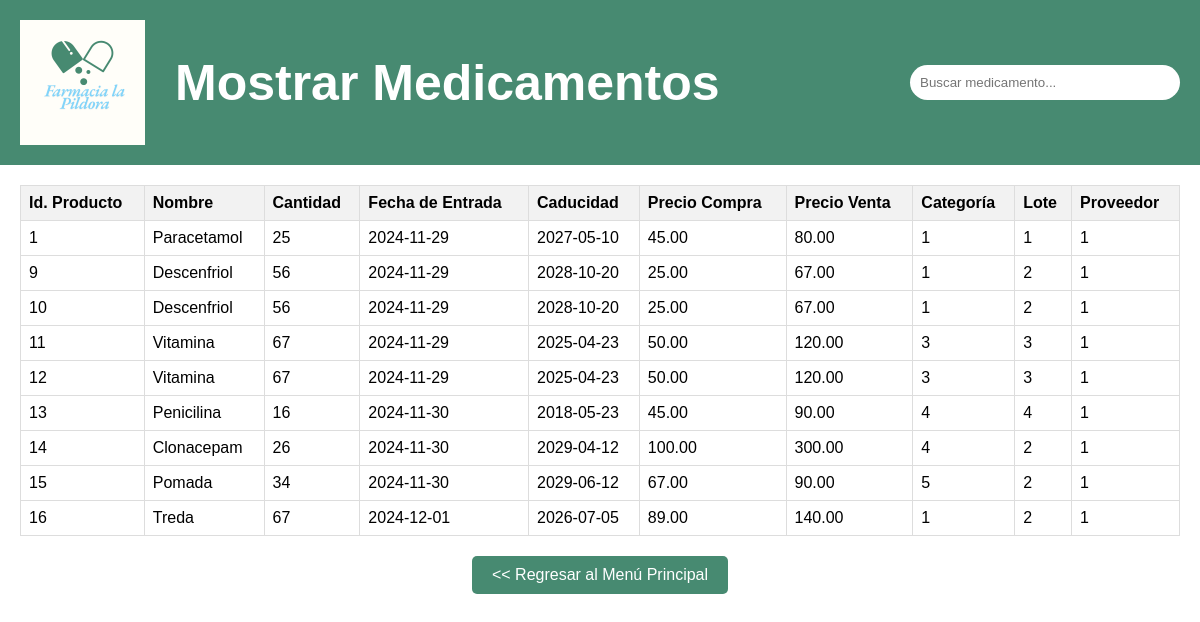
Page /MosMedicamentos.php on the committed database.
### tables this page shows
CREATE TABLE `Medicamentos` (
  `idProducto` int NOT NULL,
  `Nombre` varchar(50) DEFAULT NULL,
  `idClasificacion` int DEFAULT NULL,
  `FechaCaducidad` date DEFAULT NULL,
  `Cantidad` int DEFAULT NULL,
  `PrecioCompra` decimal(10,2) DEFAULT NULL,
  `PrecioVenta` decimal(10,2) DEFAULT NULL,
  `idProvedor` int DEFAULT NULL,
  `E_Regresable` int DEFAULT NULL,
  `Descripcion` varchar(700) DEFAULT NULL,
  `Fecha de entrada` date DEFAULT NULL,
  `Lote` int DEFAULT NULL
);

### MosMedicamentos.php (the view, shortened to what this page needs)
<?php
$server = "localhost";
$user = "root";
$pass = "clave";
$db = "Farmacia";
$conexion = mysqli_connect($server, $user, $pass, $db);
$sql = "SELECT idProducto, Nombre, Cantidad, `Fecha de entrada`, FechaCaducidad, PrecioCompra, PrecioVenta, idClasificacion, Lote, idProvedor FROM Medicamentos";
$result = mysqli_query($conexion, $sql);
?>
<!DOCTYPE html>
<html lang="es">
<head>
    <link rel="stylesheet" href="MosMedicamentos.css">
</head>
<body>
    <header class="header">
        <div class="header-box">
            <img src="Logo farmacia.png" alt="Logo de la Farmacia" class="header-logo">
            <h1>Mostrar Medicamentos</h1>
        </div>
        <div class="search-container">
            <input type="text" placeholder="Buscar medicamento..." class="search-input">
        </div>
    </header>
    <main class="main-container">
        <table class="inventory-table">
            <thead>
                <tr>
                    <th>Id. Producto</th>
                    <th>Nombre</th>
                    <th>Cantidad</th>
                    <th>Fecha de Entrada</th>
                    <th>Caducidad</th>
                    <th>Precio Compra</th>
                    <th>Precio Venta</th>
                    <th>Categoría</th>
                    <th>Lote</th>
                    <th>Proveedor</th>
                </tr>
            </thead>
            <tbody id="inventoryBody">
                <?php
                if ($result && mysqli_num_rows($result) > 0) {
                    while ($row = mysqli_fetch_assoc($result)) {
                        echo "<tr>
                                <td>" . htmlspecialchars($row['idProducto']) . "</td>
                                <td>" . htmlspecialchars($row['Nombre']) . "</td>
                                <td>" . htmlspecialchars($row['Cantidad']) . "</td>
                                <td>" . htmlspecialchars($row['Fecha de entrada']) . "</td>
                                <td>" . htmlspecialchars($row['FechaCaducidad']) . "</td>
                                <td>" . htmlspecialchars($row['PrecioCompra']) . "</td>
                                <td>" . htmlspecialchars($row['PrecioVenta']) . "</td>
                                <td>" . htmlspecialchars($row['idClasificacion']) . "</td>
                                <td>" . htmlspecialchars($row['Lote']) . "</td>
                                <td>" . htmlspecialchars($row['idProvedor']) . "</td>
                              </tr>";
                    }
                } else {
                    echo "<tr><td colspan='10'>No se encontraron medicamentos.</td></tr>";
                }
                ?>
            </tbody>
        </table>
        <div class="button-container">
            <a href="Sistema-farmacia.html" class="back-button"><< Regresar al Menú Principal</a>
        </div>
    </main>
</body>
</html>

### MosMedicamentos.css (style rules this page uses)
body { font-family: Arial, sans-serif; margin: 0; padding: 0; }
.header { display: flex; justify-content: space-between; align-items: center; background-color: #478a71; color: white; padding: 20px; }
.header-box { display: flex; align-items: center; }
.header-logo { width: 125px; margin-right: 30px; }
.search-container { flex-grow: 30; text-align: right; }
.search-input { padding: 10px; width: 250px; border: none; border-radius: 40px; }
.main-container { padding: 20px; }
.inventory-table { width: 100%; border-collapse: collapse; margin-bottom: 20px; }
.inventory-table th, .inventory-table td { border: 1px solid #dddddd; text-align: left; padding: 8px; }
.inventory-table th { background-color: #f2f2f2; }
.button-container { text-align: center; }
.back-button { display: inline-block; padding: 10px 20px; background-color: #478a71; color: white; text-decoration: none; border-radius: 5px; }
.header h1 { font-size: 50px; margin: 0; }

### rows in the picture
medicamentos: idProducto "1", Nombre "Paracetamol", Cantidad "25", Fecha de entrada "2024-11-29", FechaCaducidad "2027-05-10", PrecioCompra "45.00", PrecioVenta "80.00", idClasificacion "1", Lote "1", idProvedor "1"
medicamentos: idProducto "9", Nombre "Descenfriol", Cantidad "56", Fecha de entrada "2024-11-29", FechaCaducidad "2028-10-20", PrecioCompra "25.00", PrecioVenta "67.00", idClasificacion "1", Lote "2", idProvedor "1"
medicamentos: idProducto "10", Nombre "Descenfriol", Cantidad "56", Fecha de entrada "2024-11-29", FechaCaducidad "2028-10-20", PrecioCompra "25.00", PrecioVenta "67.00", idClasificacion "1", Lote "2", idProvedor "1"
medicamentos: idProducto "11", Nombre "Vitamina", Cantidad "67", Fecha de entrada "2024-11-29", FechaCaducidad "2025-04-23", PrecioCompra "50.00", PrecioVenta "120.00", idClasificacion "3", Lote "3", idProvedor "1"
medicamentos: idProducto "12", Nombre "Vitamina", Cantidad "67", Fecha de entrada "2024-11-29", FechaCaducidad "2025-04-23", PrecioCompra "50.00", PrecioVenta "120.00", idClasificacion "3", Lote "3", idProvedor "1"
medicamentos: idProducto "13", Nombre "Penicilina", Cantidad "16", Fecha de entrada "2024-11-30", FechaCaducidad "2018-05-23", PrecioCompra "45.00", PrecioVenta "90.00", idClasificacion "4", Lote "4", idProvedor "1"
medicamentos: idProducto "14", Nombre "Clonacepam", Cantidad "26", Fecha de entrada "2024-11-30", FechaCaducidad "2029-04-12", PrecioCompra "100.00", PrecioVenta "300.00", idClasificacion "4", Lote "2", idProvedor "1"
medicamentos: idProducto "15", Nombre "Pomada", Cantidad "34", Fecha de entrada "2024-11-30", FechaCaducidad "2029-06-12", PrecioCompra "67.00", PrecioVenta "90.00", idClasificacion "5", Lote "2", idProvedor "1"
medicamentos: idProducto "16", Nombre "Treda", Cantidad "67", Fecha de entrada "2024-12-01", FechaCaducidad "2026-07-05", PrecioCompra "89.00", PrecioVenta "140.00", idClasificacion "1", Lote "2", idProvedor "1"
